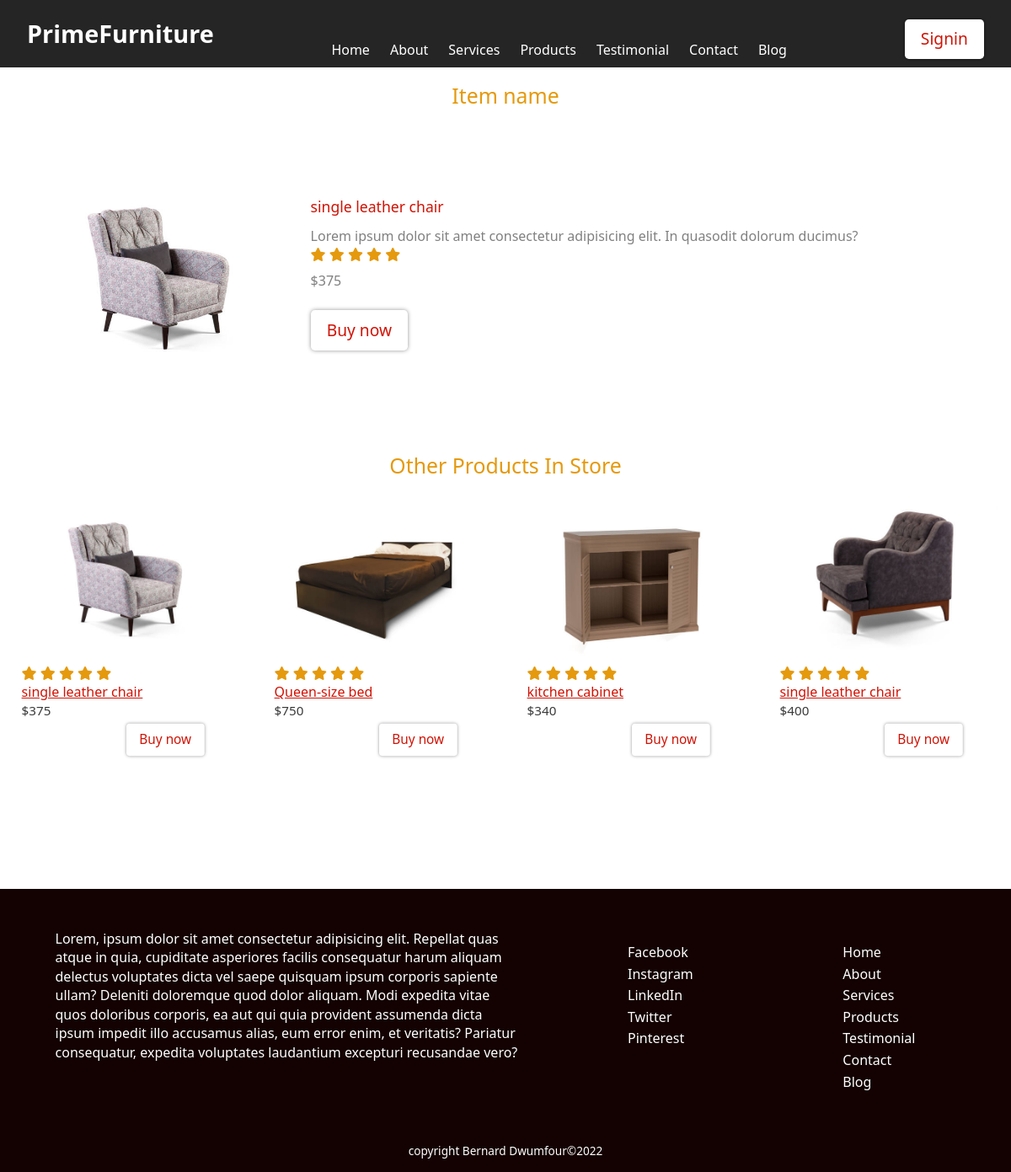
The page /products/1/ on the database its author committed.
### furnitureapp/models.py (models this page shows, shortened)
class items(models.Model):
    itemname=models.CharField(max_length=50)
    itemimage=models.CharField(max_length=50)
    itemprice=models.IntegerField()
    itemdescription=models.TextField(max_length=225)
    itemrating=models.IntegerField(default=5)
    image=models.ImageField(upload_to='static/images/',null=True)

### furnitureapp/views.py (the view)
# urls.py: path('products/<str:pk>/',views.product,name='product'),
def product(request,pk):
    product=items.objects.get(id=pk)
    itemlist=items.objects.all()[0:4]
    context={'product':product,'items':itemlist}
    return render(request,'product.html',context)

### templates/product.html
{% extends 'layouts/base.html' %}
{% load static %}
{% block content %}
  <div class="container">
        <div class="page">
          <div class="heading">Item name</div>
          <div class="searchitem">
              <div class="image">
                <img src="{% static "images/" %}{{ product.itemimage }}.jpg" alt="image" />
              </div>
              <div class="details">
                <p class="itemname">{{ product.itemname }}</p>
                <p class="itemdescription">
                 {{ product.itemdescription }}
                </p>
                <p class="rating">
                    <i class="fa-solid fa-star"></i>
                    <i class="fa-solid fa-star"></i>
                    <i class="fa-solid fa-star"></i>
                    <i class="fa-solid fa-star"></i>
                    <i class="fa-solid fa-star"></i>
                </p>
                <p class="itemprice">${{ product.itemprice }}</p>
                <form  action="{% url 'purchase' product.id %}" method=="POST">
                    <button class="click">Buy now</button>
                </form>
              </div>
          </div>
          <div id="products">
            <div class="heading">Other Products In Store</div>
            <div class="productgrid">
              {% for item in items %}
               <div class="product"  data-aos="fade-up" data-aos-duration="500">
                      <div class="productimage">
                          <img src="{% static "images/" %}{{ item.itemimage }}.jpg" alt="image">
                      </div>
                      <div class="productdetails">
                        <p class="rating">
                        <i class="fa-solid fa-star"></i>
                        <i class="fa-solid fa-star"></i>
                        <i class="fa-solid fa-star"></i>
                        <i class="fa-solid fa-star"></i>
                        <i class="fa-solid fa-star"></i>
                      </p>
                      <a href="{% url 'product' item.id %}" class="productname">{{ item.itemname }}</a>
                      <p class="productprice">${{ item.itemprice }}</p>
                      <form  action="{% url 'purchase' item.id %}" method=="POST">
                      <button class="click">Buy now</button>
                      </form>
                      </div>
                  </div>
              {% endfor %}
            </div>
          </div>
        </div>
      </div>
{% endblock %}

### static/styles/style.css (style rules this page uses)
* { padding: 0; margin: 0; -webkit-box-sizing: border-box; box-sizing: border-box; font-family: 'Segoe UI', Tahoma, Geneva, Verdana, sans-serif; line-height: 140%; }
.center, .page, .userform, #home .intro p, #services .serviceflex, #services .serviceflex .service .serviceicon, #products .productgrid .product .productdetails button, #contact .form, #contact .form form .click, footer .copy { position: relative; left: 50%; -webkit-transform: translateX(-50%); transform: translateX(-50%); }
.click { background: #fff; color: #d01305; padding: .65rem 1.2rem; text-decoration: none; display: inline-block; font-size: 1.2rem; font-weight: 500; border-radius: .3rem; border: none; outline: none; cursor: pointer; -webkit-box-shadow: 0 0 0.3rem rgba(0, 0, 0, 0.42); box-shadow: 0 0 0.3rem rgba(0, 0, 0, 0.42); -webkit-transition: all .3s; transition: all .3s; }
.page { max-width: 1300px; padding: 4rem 1rem 3rem; }
.page .heading { font-size: 1.55rem; text-align: center; font-weight: 500; color: #e5990d; padding: 2rem 0; }
img { width: 100%; height: 100%; -o-object-fit: cover; object-fit: cover; }
.container { min-height: 100vh; }
.rating { color: #e5990d; }
#products .productgrid { display: -ms-grid; display: grid; -ms-grid-columns: (minmax(100px, 280px))[4]; grid-template-columns: repeat(4, minmax(100px, 280px)); gap: 2rem; padding-bottom: 6rem; }
#products .productgrid .product .productimage { background: lightgray; height: 11rem; }
#products .productgrid .product .productdetails { padding: .6rem; }
#products .productgrid .product .productdetails .productname { font-weight: 500; color: #d01305; }
#products .productgrid .product .productdetails .productprice { font-size: .95rem; color: #3a3a3a; }
#products .productgrid .product .productdetails .rating { color: #e5990d; }
#products .productgrid .product .productdetails button { position: relative; -webkit-transform-origin: 0; transform-origin: 0; -webkit-transform: scale(0.8); transform: scale(0.8); }
.searchitem { display: -webkit-box; display: -ms-flexbox; display: flex; -webkit-box-orient: horizontal; -webkit-box-direction: normal; -ms-flex-direction: row; flex-direction: row; gap: 1rem; padding: .7rem; margin: 3rem 0; border-radius: .4rem; }
.searchitem .image { width: 330px; height: auto; }
.searchitem .details { width: calc(100% - 330px); }
.searchitem .details .itemname { color: #d01305; font-weight: 500; font-size: 1.1rem; padding: .7rem 0; }
.searchitem .details .itemdescription { color: gray; }
.searchitem .details .itemprice { color: grey; font-weight: 500; padding: .5rem 0; }
.searchitem .details .click { margin-top: 1rem; }

### rows shown on the page
items: itemimage (picture), itemname "single leather chair", itemdescription "Lorem ipsum dolor sit amet consectetur adipisicing elit. In quasodit dolorum ducimus?", itemprice "375"
items: shows a picture, itemname "Queen-size bed", itemprice "750"
items: itemimage (picture), itemname "kitchen cabinet", itemprice "340"
items: itemimage (picture), itemname "single leather chair", itemprice "400"
